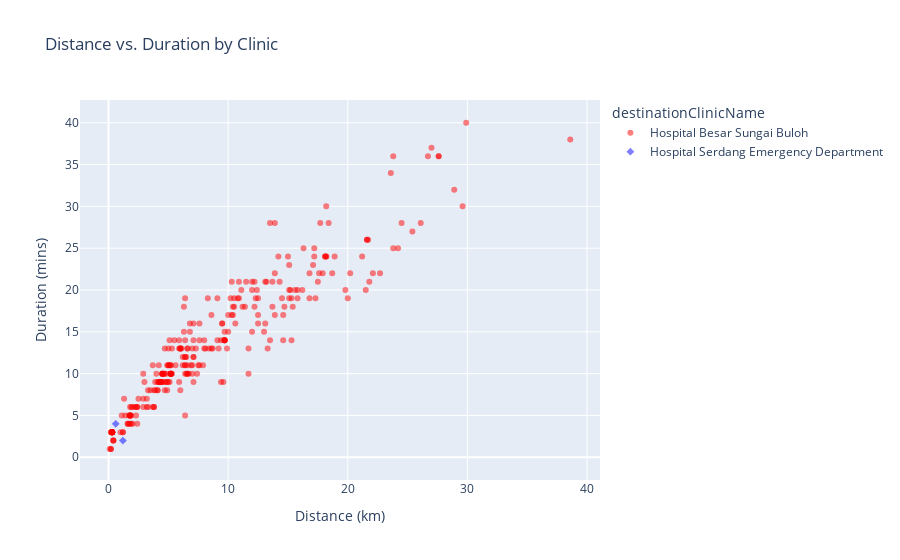

Notebook code for this chart:
### Code cell
import plotly.express as px
import pandas as pd

# Load the dataset from the CSV file
csv_file_path = 'C:/Users/Azfar/Desktop/Jupyter Notebook/Intern/Patient-Hospital-API-Distance-Duration.csv'
data = pd.read_csv(csv_file_path)

# Define markers and colors for different clinics
clinic_markers = {
    'Hospital Besar Sungai Buloh': 'circle',  # Use 'circle' marker for this clinic
    # Add more clinics and markers as needed
}

clinic_colors = {
    'Hospital Besar Sungai Buloh': 'red',  # Use red color for this clinic
    # Add more clinics and colors as needed
    'Hospital Serdang Emergency Department': 'blue',
}

# Create an interactive scatter plot with Plotly
fig = px.scatter(data, x='Distance (km)', y='Duration (mins)', color='destinationClinicName',
                 symbol='destinationClinicName', symbol_map=clinic_markers,
                 color_discrete_map=clinic_colors, opacity=0.5,
                 title='Distance vs. Duration by Clinic', labels={'Distance (km)': 'Distance (km)', 'Duration (mins)': 'Duration (mins)'})

# Add interactive features (hover, zoom, etc.)
fig.update_traces(marker=dict(size=10), selector=dict(mode='markers+text'))
fig.update_layout(hovermode='closest', showlegend=True)

# Show the interactive plot
fig.show()

### Figure 1 — Plotly figure (JSON) as saved in the notebook; plotly's stock layout.template omitted (floating-point values rounded to 4 significant figures; data arrays with more than 128 entries replaced by an {"elided": "..."} marker saying what was removed)
{"data": [{"hovertemplate": "destinationClinicName=Hospital Besar Sungai Buloh<br>Distance (km)=%{x}<br>Duration (mins)=%{y}<extra></extra>", "legendgroup": "Hospital Besar Sungai Buloh", "marker": {"color": "red", "opacity": 0.5, "symbol": "circle"}, "mode": "markers", "name": "Hospital Besar Sungai Buloh", "orientation": "v", "showlegend": true, "type": "scatter", "x": {"elided": "348 float values"}, "xaxis": "x", "y": {"elided": "348 int values"}, "yaxis": "y"}, {"hovertemplate": "destinationClinicName=Hospital Serdang Emergency Department<br>Distance (km)=%{x}<br>Duration (mins)=%{y}<extra></extra>", "legendgroup": "Hospital Serdang Emergency Department", "marker": {"color": "blue", "opacity": 0.5, "symbol": "diamond"}, "mode": "markers", "name": "Hospital Serdang Emergency Department", "orientation": "v", "showlegend": true, "type": "scatter", "x": [0.6, 1.2], "xaxis": "x", "y": [4, 2], "yaxis": "y"}], "layout": {"hovermode": "closest", "legend": {"title": {"text": "destinationClinicName"}, "tracegroupgap": 0}, "showlegend": true, "title": {"text": "Distance vs. Duration by Clinic"}, "xaxis": {"anchor": "y", "domain": [0, 1], "title": {"text": "Distance (km)"}}, "yaxis": {"anchor": "x", "domain": [0, 1], "title": {"text": "Duration (mins)"}}}}
